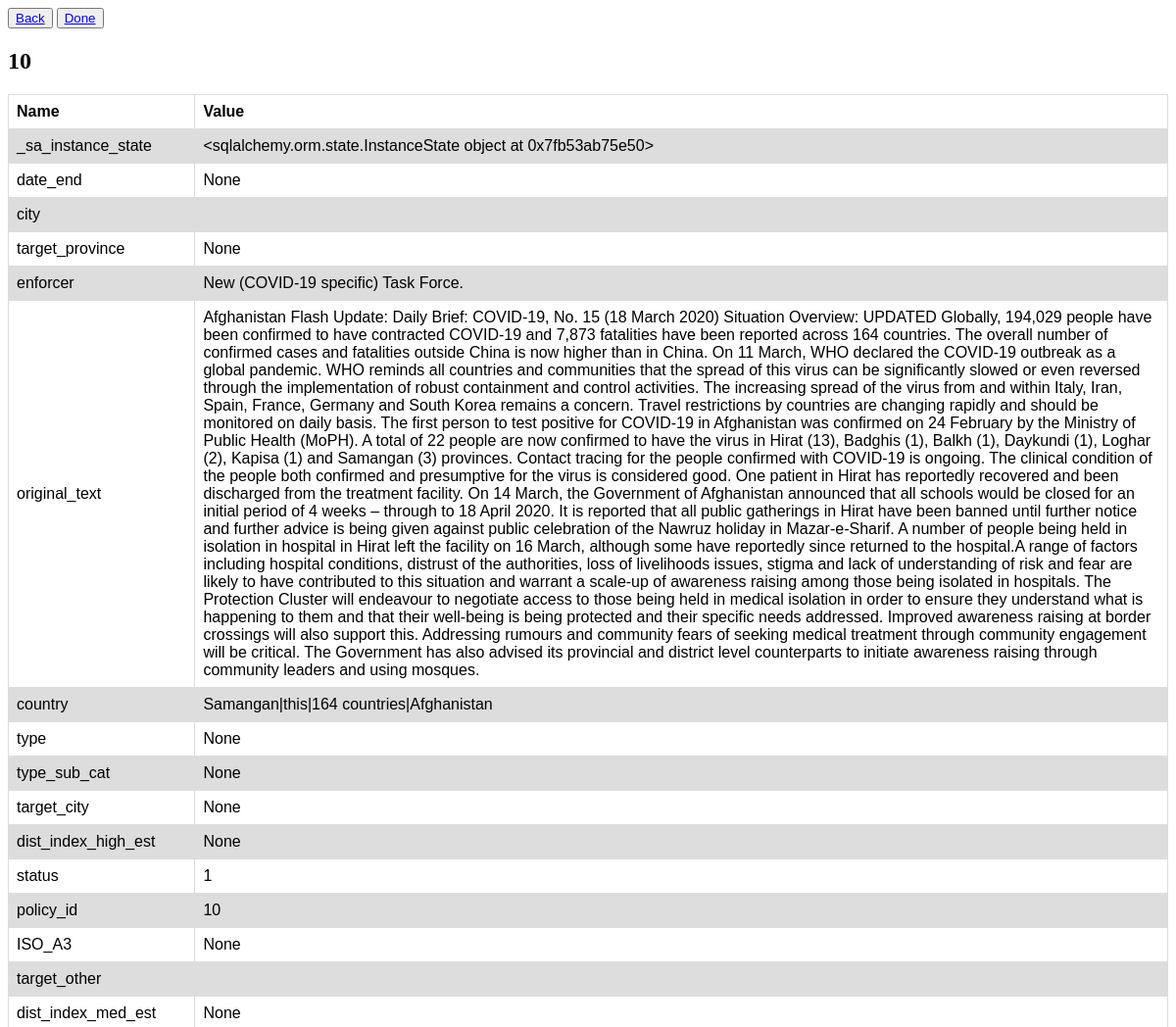
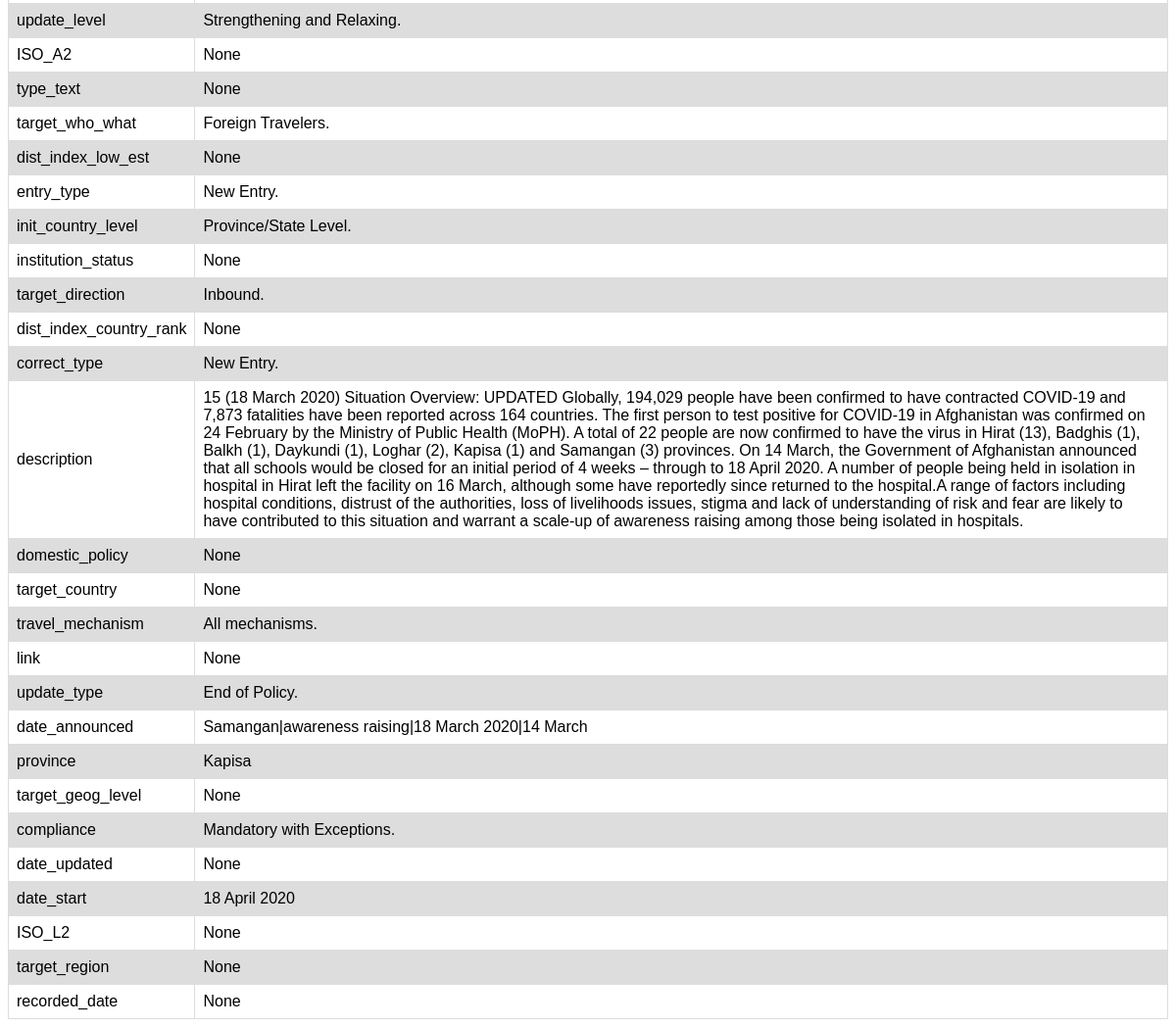
Page /policies/10/view (signed in) on the committed database (2 pictures, top to bottom).
### module1/models.py (models this page shows, shortened)
class CoronaNet(db.Model):
    __tablename__ = 'corona_net'
    policy_id = db.Column(db.Integer, primary_key=True)
    entry_type = db.Column(db.Text, nullable=False)
    correct_type = db.Column(db.Text, nullable=False)
    update_type = db.Column(db.Text, nullable=False)
    update_level = db.Column(db.Text, nullable=False)
    description = db.Column(db.Text, nullable=False)
    date_announced = db.Column(db.Text, nullable=False)
    date_start = db.Column(db.Text, nullable=False)
    date_end = db.Column(db.Text, nullable=False)
    country = db.Column(db.Text, nullable=False)
    ISO_A3 = db.Column(db.Text, nullable=False)
    ISO_A2 = db.Column(db.Text, nullable=False)
    init_country_level = db.Column(db.Text, nullable=False)
    domestic_policy = db.Column(db.Text, nullable=False)
    province = db.Column(db.Text, nullable=False)
    ISO_L2 = db.Column(db.Text, nullable=False)
    city = db.Column(db.Text, nullable=False)
    type = db.Column(db.Text, nullable=False)
    type_sub_cat = db.Column(db.Text, nullable=False)
    type_text = db.Column(db.Text, nullable=False)
    institution_status = db.Column(db.Text, nullable=False)
    target_country = db.Column(db.Text, nullable=False)
    target_geog_level = db.Column(db.Text, nullable=False)
    target_region = db.Column(db.Text, nullable=False)
    target_province = db.Column(db.Text, nullable=False)
    target_city = db.Column(db.Text, nullable=False)
    target_other = db.Column(db.Text, nullable=False)
    target_who_what = db.Column(db.Text, nullable=False)
    target_direction = db.Column(db.Text, nullable=False)
    travel_mechanism = db.Column(db.Text, nullable=False)
    compliance = db.Column(db.Text, nullable=False)
    enforcer = db.Column(db.Text, nullable=False)
    dist_index_high_est = db.Column(db.Text, nullable=False)
    dist_index_med_est = db.Column(db.Text, nullable=False)
    dist_index_low_est = db.Column(db.Text, nullable=False)
    dist_index_country_rank = db.Column(db.Text, nullable=False)
    link = db.Column(db.Text, nullable=False)
    date_updated = db.Column(db.Text, nullable=False)
    recorded_date = db.Column(db.Text, nullable=False)
    original_text = db.Column(db.Text, nullable=False)
    status = db.Column(db.Integer, nullable=False)
    highlighted_text = []

### module1/annotation.py (the view)
@bp_annotation.route("/policies/<int:policy_id>/view", methods=['GET', 'POST'])
@login_required
def view(policy_id):
    policy = CoronaNet.query.filter_by(policy_id=policy_id).first().__dict__
    return render_template('view.html', policy=policy)

### module1/templates/view.html (shortened to what this page needs)
<!DOCTYPE html>
<html lang="en">
<head>
</head>
<body>
    <button><a href="{{ url_for('annotation.get_annotation', policy_id=policy.policy_id) }}">Back</a></button>
    <button><a href="{{ url_for('annotation.backToPolicy', policy_id=policy.policy_id) }}">Done</a></button>
    <h2>{{ policy['policy_id'] }}</h2>
    <table>
        <tr>
            <th>Name</th>
            <th>Value</th>
        </tr>
        {% for k in policy.keys() %}
            <tr>
                <td>{{ k }}</td>
                <td>{{ policy[k] }}</td>
            </tr>
        {% endfor %}
    </table>
</body>
</html>

### module1/templates/view.html (style rules this page uses)
table { font-family: arial, sans-serif; border-collapse: collapse; width: 100%; }
td, th { border: 1px solid #dddddd; text-align: left; padding: 8px; }
tr:nth-child(even) { background-color: #dddddd; }

### rows in the picture
CoronaNet: enforcer "New (COVID-19 specific) Task Force." "Afghanistan Flash Update: Daily Brief: COVID-19, No. 15 (18 March 2020) Situation Overview: UPDATED Globally, 194,029 people have been confirmed to have contracted COVID-19 and 7,873 fatalities have been reported across 164 countries. The overall number of confirmed cases and fatalities outside China is now higher than in China. On 11 March, WHO declared the COVID-19 outbreak as a global pandemic. WHO reminds all countries and communities that the spread of this virus can be significantly slowed or even reversed through the implementation of robust containment and control activities. The increasing spread of the virus from and within Italy, Iran, Spain, France, Germany and South Korea…" "Samangan|this|164 countries|Afghanistan" "Strengthening and Relaxing." "Foreign Travelers." "New Entry." "Province/State Level." "Inbound." "New Entry." "15 (18 March 2020) Situation Overview: UPDATED Globally, 194,029 people have been confirmed to have contracted COVID-19 and 7,873 fatalities have been reported across 164 countries. The first person to test positive for COVID-19 in Afghanistan was confirmed on 24 February by the Ministry of Public Health (MoPH). A total of 22 people are now confirmed to have the virus in Hirat (13), Badghis (1), Balkh (1), Daykundi (1), Loghar (2), Kapisa (1) and Samangan (3) provinces. On 14 March, the Government of Afghanistan announced that all schools would be closed for an initial period of 4 weeks – through to 18 April 2020. A number of people being held in isolation in hospital in Hirat left the…" "All mechanisms." "End of Policy." "Samangan|awareness raising|18 March 2020|14 March" "Kapisa" "Mandatory with Exceptions." "18 April 2020"

### other values in the picture
{{ policy['policy_id'] }} "10"
{{ k }} "_sa_instance_state" "date_end" "city" "target_province" "enforcer" "original_text" "country" "type" "type_sub_cat" "target_city" "dist_index_high_est" "status" "policy_id" "ISO_A3" "target_other" "dist_index_med_est" "update_level" "ISO_A2" "type_text" "target_who_what" "dist_index_low_est" "entry_type" "init_country_level" "institution_status" "target_direction" "dist_index_country_rank" "correct_type" "description" "domestic_policy" "target_country" "travel_mechanism" "link" "update_type" "date_announced" "province" "target_geog_level" "compliance" "date_updated" "date_start" "ISO_L2" "target_region" "recorded_date"
{{ policy[k] }} "<sqlalchemy.orm.state.InstanceState object at 0x7fb53ab75e50>" "None" "None" "None" "None" "None" "None" "1" "10" "None" "None" "None" "None" "None" "None" "None" "None" "None" "None" "None" "None" "None" "None" "None"
